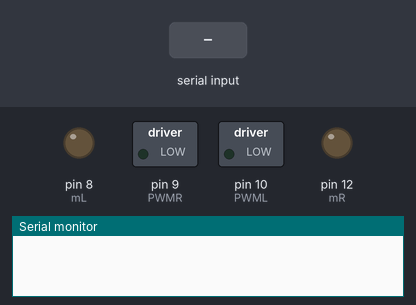
Bench run of a sketch on a simulated Arduino Uno, built with avr-gcc and run on an emulated ATmega328P. On the bench: switched loads named in the sketch (green lamp = pin HIGH), output pins drawn as LEDs (lit = HIGH), the last lines printed to the serial monitor. The inputs (shaded band) are chosen by the test bench.

Above: at 1.2 s.
1.3 s: "L" received over Serial
At 2.0 s:
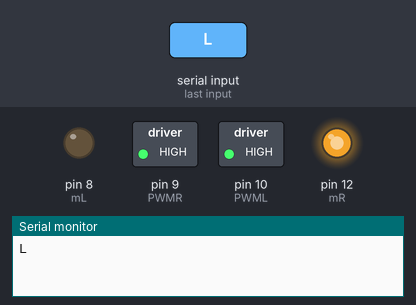
2.8 s: "B" received over Serial
At 3.9 s:
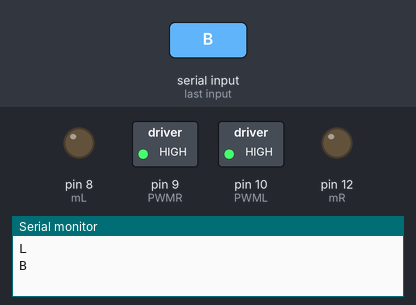
4.3 s: "F" received over Serial
At 5.2 s:
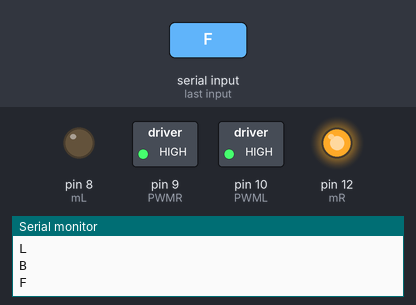
5.8 s: "R" received over Serial
At 6.6 s:
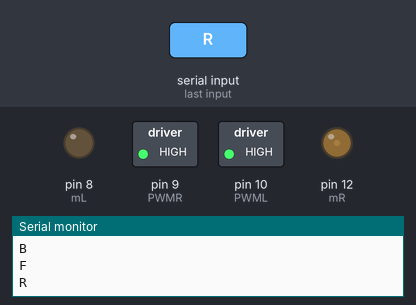
7.3 s: "S" received over Serial
At 8.5 s:
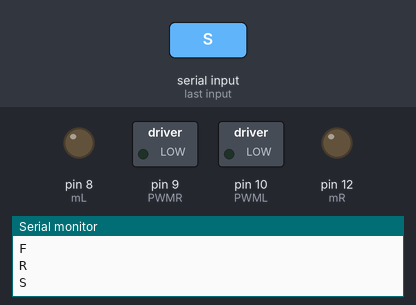
Timing chart, 0 to 9.8 s (numbered marks = the images above; inputs shaded):
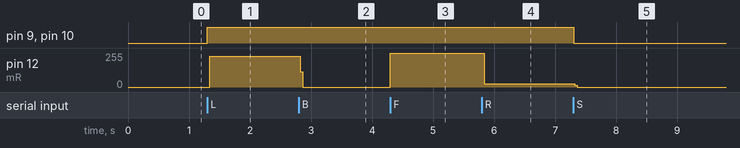

The sketch:

nav_bluetooth.ino
```cpp
#define mR 12
#define PWMR 9
#define mL 8
#define PWML 10

char val;
int PWM_STRAIGHT = 255;
int PWM_TURNING = 255;
int PWM_STOP = 0;

void motorCommand(int right_pwm, int left_pwm, bool right_dir, bool left_dir){
  analogWrite(PWMR, right_pwm);
  analogWrite(PWML, left_pwm);
  digitalWrite(mR, right_dir);
  digitalWrite(mR, left_dir);
}

void setup(){
  Serial.begin(9600);

  //motor pin definitions
  pinMode(mR, OUTPUT);
  pinMode(mL, OUTPUT);
  pinMode(PWMR,OUTPUT);
  pinMode(PWML,OUTPUT);
  motorCommand(PWM_STOP, PWM_STOP, 0, 0);
}

void loop(){
  //**BLUETOOTH + LOCOMOTION**//
  while (Serial.available() > 0){
    val = Serial.read();
    Serial.println(val);
  }

  if(val == 'F') motorCommand(PWM_STRAIGHT, PWM_STRAIGHT, 1, 1);
  else if(val == 'B') motorCommand(PWM_STRAIGHT, PWM_STRAIGHT, 0, 0);
  else if(val == 'L') motorCommand(PWM_TURNING, PWM_TURNING, 0, 1);
  else if(val == 'R') motorCommand(PWM_TURNING, PWM_TURNING, 1, 0);
  else if(val == 'S') motorCommand(PWM_STOP, PWM_STOP, 0, 0);
}
```

Measured:
- after the input at 1.3 s, pin 9 (PWMR), pin 10 (PWML): LOW → HIGH at once; pin 12 (mR): 0/255 → 231/255 at once
- after the input at 2.8 s, pin 12 (mR): 231/255 → 0/255 at once
- after the input at 4.3 s, pin 12 (mR): 0/255 → 255/255 at once
- after the input at 5.8 s, pin 12 (mR): 255/255 → 24/255 at once
- after the input at 7.3 s, pin 9 (PWMR), pin 10 (PWML): HIGH → LOW at once; pin 12 (mR): 24/255 → 0/255 at once
